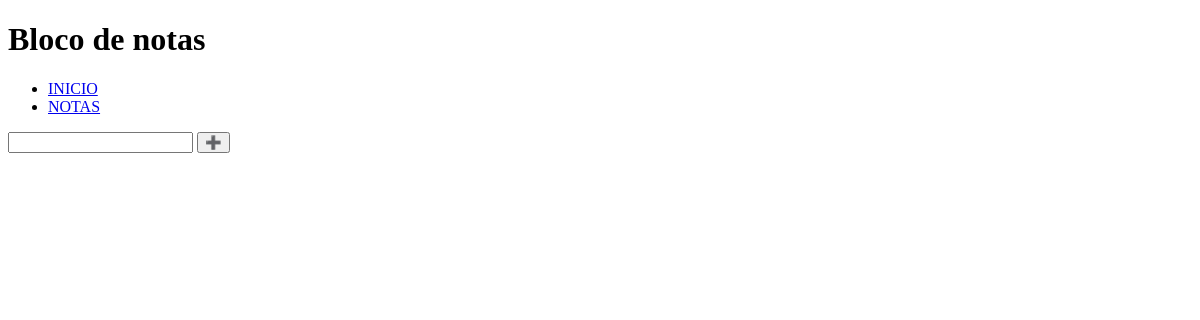
Page /notas on the earlier database version.
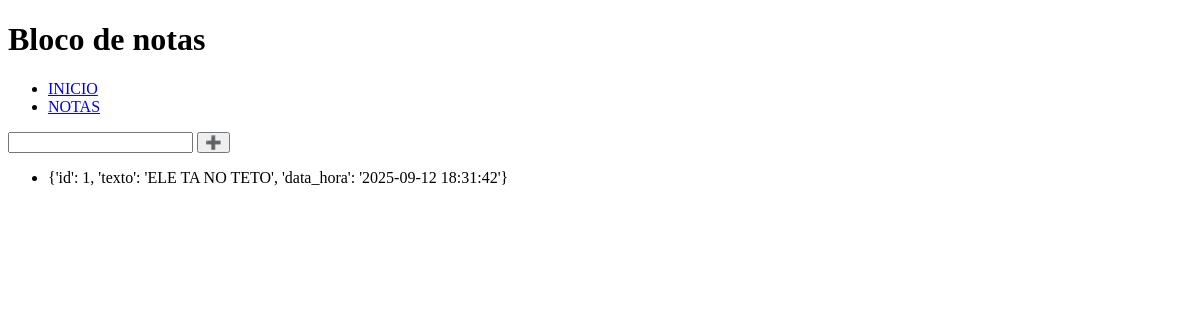
Same page on the later database version.
### tables this page shows
CREATE TABLE anotacoes(
    id INTEGER PRIMARY KEY ASC AUTOINCREMENT,
    texto VARCHAR(400),
    data_hora TEXT);

### app.py (the view)
@app.route('/notas', methods=['GET'])
def get_notas():
    try:
        db = get_db()
        cur = db.cursor()
        cur.execute('SELECT * FROM anotacoes')
        dados = cur.fetchall()
        return render_template('index.html', data=[dict(row) for row in dados])
    except sqlite3.Error as e :
        return jsonify({'error': str(e)}), 500
    finally:
        cur.close()
        db.close()

### app.py (called while the page is built)
def get_db():
    db = sqlite3.connect(BANCO_DE_DADOS)
    db.row_factory = sqlite3.Row # oferece linha a linha
    return db

### templates/index.html (shortened to what this page needs)
<!DOCTYPE html>
<html lang="en">
<head>
</head>
<body>
    <h1>Bloco de notas</h1>
    <ul>
        <li>
            <a href="/">INICIO</a>
        </li>
        <li>
            <a href="/notas">NOTAS</a>
        </li>
    </ul>
    <form action="/notas" method="post">
        <input type="text" name="anotacao">
        <input type="submit" value="➕">
    </form>
    <ul>
        {% for item in data %}
            <li>{{ item }}</li>
        {% endfor %}
    </ul>
</body>
</html>

Differences in the rows shown:
added anotacoes: item "{'id': 1, 'texto': 'ELE TA NO TETO', 'data_hora': '2025-09-12 18:31:42'}"
